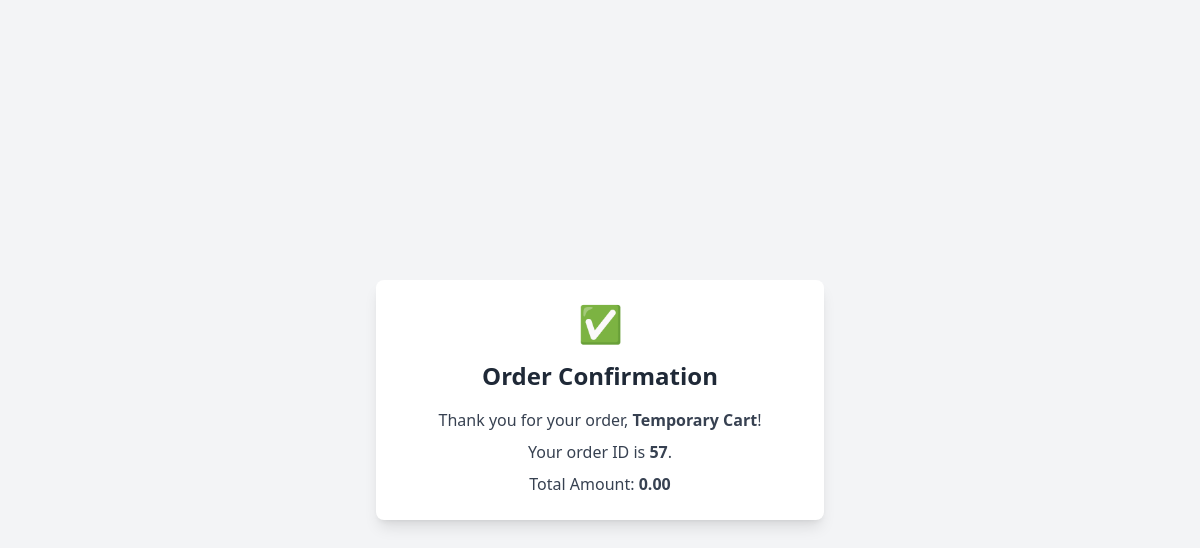
The page /order_confirmation/57/ on the database its author committed.
### core/models.py (models this page shows, shortened)
class Order(models.Model):
    STATE_CHOICES = [
        ('cart', 'Cart'),
        ('order', 'Order'),
    ]
    fullname = models.CharField(max_length=3000)
    address = models.TextField()
    city = models.CharField(max_length=300, null=True, blank=True)
    phone_number = models.CharField(max_length=30)
    date_ordered = models.DateTimeField(auto_now_add=True)
    complete = models.BooleanField(default=False)
    state = models.CharField(max_length=10, choices=STATE_CHOICES, default='cart')
    total_amount = models.DecimalField(max_digits=10, decimal_places=2, default=0)

### core/views.py (the view)
# urls.py: path('order_confirmation/<int:order_id>/', views.order_confirmation, name='order_confirmation'),
def order_confirmation(request, order_id):
    order = get_object_or_404(Order, id=order_id)
    return render(request, 'core/order_confirmation.html', {'order': order})

### templates/core/order_confirmation.html (shortened to what this page needs)
{% load static %}
<!DOCTYPE html>
<html lang="en">
<head>
    <link href="{% static 'css/styles.min.css' %}?v=1.2" rel="stylesheet">
</head>
<body>
    <div class="bg-gray-100 flex items-center justify-center min-h-screen">
        <div class="bg-white shadow-lg rounded-lg p-6 max-w-md w-full text-center">
            <div class="flex items-center justify-center mb-4">
                <span class="text-4xl text-green-500">✅</span>
            </div>
            <h1 class="text-2xl font-bold text-gray-800 mb-4">Order Confirmation</h1>
            <p class="text-gray-700 mb-2">Thank you for your order, <span class="font-semibold">{{ order.fullname }}</span>!</p>
            <p class="text-gray-700 mb-2">Your order ID is <span class="font-semibold">{{ order.id }}</span>.</p>
            <p class="text-gray-700">Total Amount: <span class="font-semibold">{{ order.total_amount }}</span></p>
        </div>
    </div>
</body>
</html>

### rows shown on the page
Order: fullname "Temporary Cart", id "57", total_amount "0.00"
